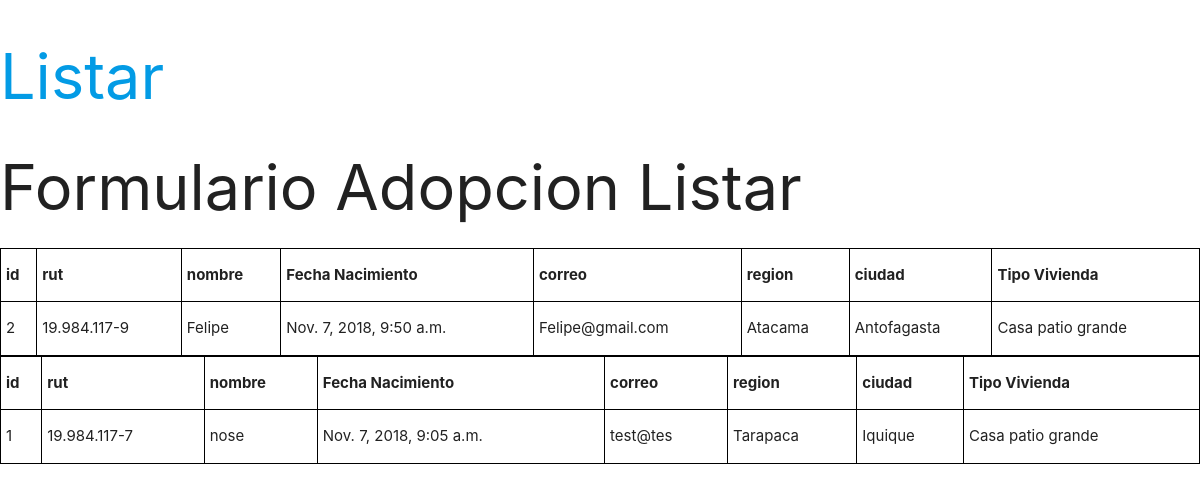
The app's page /formularioAdopcion/adoptadosList/ (signed in) with its own data.
### adopcion/models.py (models this page shows, shortened)
class FormularioAdopcion(models.Model):
    REGION_CHOICES = (
        ('Tarapaca','Tarapaca'),
        ('Antofagasta','Antofagasta'),
        ('Atacama','Atacama'),
        ('Coquimbo','Coquimbo'),
        ('Valparaiso','Valparaiso'),
        ('O´Higgins','O´Higgins'),
        ('Maule','Maule'),
        ('Concepcion','Concepcion'),
        ('Araucania','Araucania'),
        ('Los Lagos','Los Lagos'),
        ('Aysén','Aysén'),
        ('Magallanes','Magallanes'),
        ('Metropolitana','Metropolitana'),
        ('Los Rios','Los Rios'),
        ('Arica','Arica'),
        ('Ñuble','Ñuble'),
    )
    CIUDAD_CHOICES = (
        ('Iquique','Iquique'),
        ('Antofagasta','Antofagasta'),
        ('Copiapo','Copiapo'),
        ('Coquimbo','Coquimbo'),
        ('Valparaiso','Valparaiso'),
        ('Rancagua','Rancagua'),
        ('Talca','Talca'),
        ('Concepcion','Concepcion'),
        ('Temuco','Temuco'),
        ('Puerto Montt','Puerto Montt'),
        ('Coyhiaique','Coyhiaique'),
        ('Punta Arenas','Punta Arenas'),
        ('Santiago','Santiago'),
        ('Valdivia','Valdivia'),
        ('Arica','Arica'),
        ('Chillán','Chillán'),
    )
    VIVIENDA_CHOICES = (
        ('Casa patio grande','Casa patio grande'),
        ('Casa patio pequeño','Casa patio pequeño'),
        ('Casa sin patio','Casa sin patio'),
        ('Departamento','Departamento'),
    )
    rut = models.CharField(max_length=12, help_text="Ej: 12.123.123-1" , unique=True)
    correo = models.CharField(max_length=100)
    nombre = models.CharField(max_length=60, help_text="Nombre Completo")
    fechaNac = models.DateTimeField(default=timezone.now)
    region = models.CharField(max_length=60, choices = REGION_CHOICES ,help_text="region")
    ciudad = models.CharField(max_length=60, choices = CIUDAD_CHOICES , help_text="ciudad")
    tipoVivienda = models.CharField(max_length=60, choices = VIVIENDA_CHOICES , help_text="vivienda")
    autor = models.ForeignKey(User,on_delete=models.CASCADE,default=None)

### adopcion/views.py (the view)
@login_required(login_url="/cuentas/login/")
def Formulario_adopcion_Listar(request):
    FormAdopAll = FormularioAdopcion.objects.all().order_by('nombre')
    return render(request,'adopcion/Formulario_adopcion_listar.html', {'FormAdopAll':FormAdopAll})

### adopcion/templates/adopcion/Formulario_adopcion_listar.html (shortened to what this page needs)
{% load static from staticfiles %}
<!DOCTYPE html>
<html>
    <head>
        <link rel="stylesheet" href="{% static 'estilos.css' %}">
    </head>
    <Body>
        <H1><a href="{% url 'adopcion:adoptadosListar' %}">Listar</a></H1>
        <h1>Formulario Adopcion Listar</h1>
        <div class="FormAdopAll">
                {% for FormularioAdopcion in FormAdopAll %}
            <div class="FormularioAdopcion">
                <table>
                        <tr>
                                <th>id</th>
                                <th>rut</th>
                                <th>nombre</th>
                                <th>Fecha Nacimiento</th>
                                <th>correo</th>
                                <th>region</th>
                                <th>ciudad</th>
                                <th>Tipo Vivienda</th>
                        </tr>
                    <tr>
                        <td>{{FormularioAdopcion.id}}</td>
                        <td>{{FormularioAdopcion.rut}}</td>
                        <td>{{FormularioAdopcion.nombre}}</td>
                        <td>{{FormularioAdopcion.fechaNac}}</td>
                        <td>{{FormularioAdopcion.correo}}</td>
                        <td>{{FormularioAdopcion.region}}</td>
                        <td>{{FormularioAdopcion.ciudad}}</td>
                        <td>{{FormularioAdopcion.tipoVivienda}}</td>
                    </tr>
            </div>
                {% endfor  %}
            </div>
    </Body>
</html>

### records on screen
FormularioAdopcion: id "2", rut "19.984.117-9", nombre "Felipe", fechaNac "Nov. 7, 2018, 9:50 a.m.", correo "Felipe@gmail.com", region "Atacama", ciudad "Antofagasta", tipoVivienda "Casa patio grande"
FormularioAdopcion: id "1", rut "19.984.117-7", nombre "nose", fechaNac "Nov. 7, 2018, 9:05 a.m.", correo "test@tes", region "Tarapaca", ciudad "Iquique", tipoVivienda "Casa patio grande"
